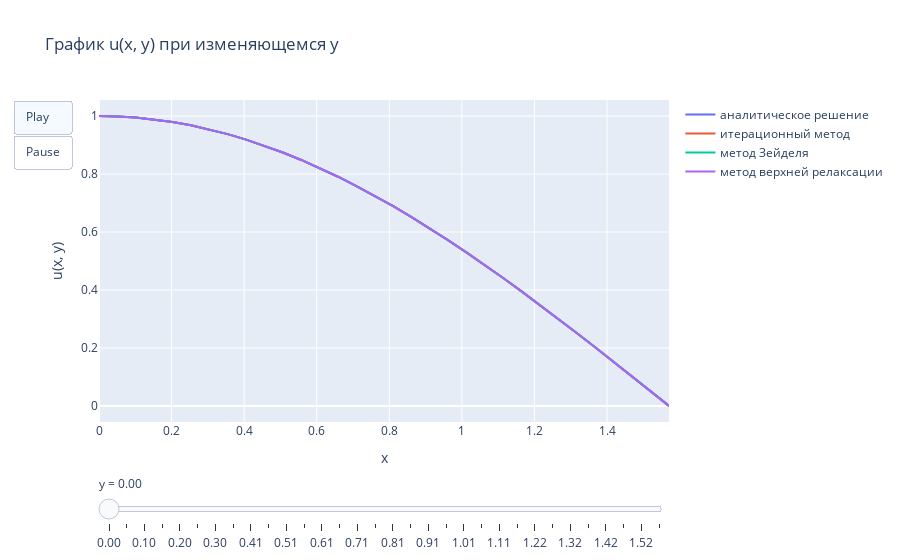
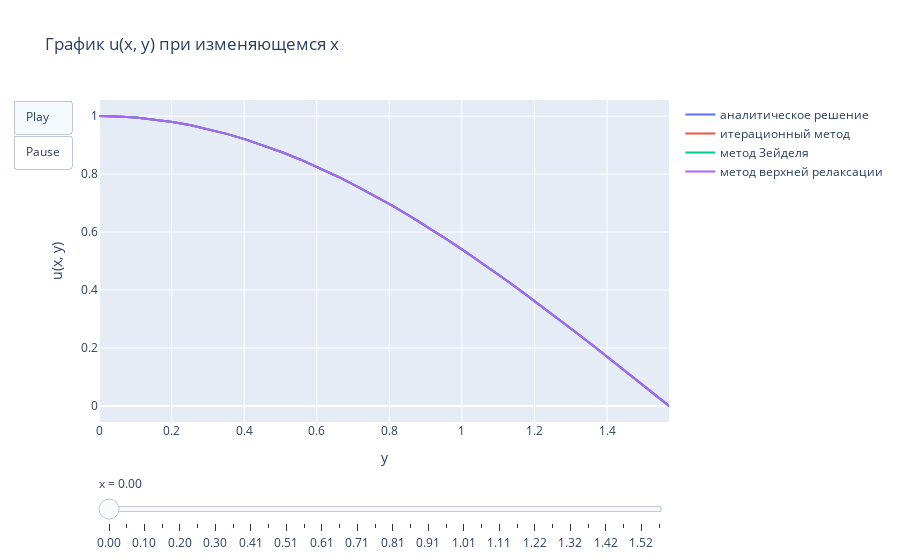
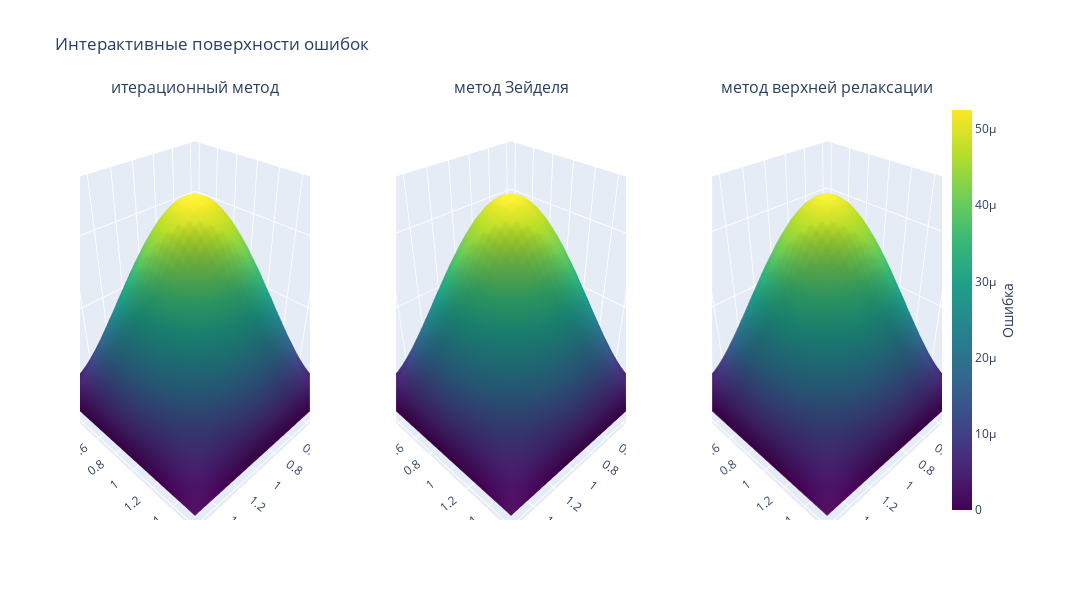

The notebook cell these images were saved under, in order:
### Markdown cell above
## Вывод результата

### Code cell
def performing_a_variant_of_laboratory_work(
    l_1=1,  # Граница по x
    l_2=math.pi / 2,  # Граница по y
    h_x_desired=0.05,  # Желаемый шаг по x
    h_y_desired=0.05,  # Желаемый шаг по y
    a=0,  # Коэффициент перед ∂u/∂x
    b=0,  # Коэффициент перед ∂u/∂y
    c=1,  # Коэффициент перед u
    f=f,  # Источниковый член в выражении ∂²u/∂x² + ∂²u/∂y² + a * ∂u/∂x + b * ∂u/∂y = f
    alpha_1=1,  # Коэффициент перед ∂/∂x u(0, y)
    beta_1=0,  # Коэффициент перед u(0, y)
    alpha_2=1,  # Коэффициент перед ∂/∂x u(l₁, y)
    beta_2=-1,  # Коэффициент перед u(l₁, y)
    alpha_3=0,  # Коэффициент перед ∂/∂y u(x, 0)
    beta_3=1,  # Коэффициент перед u(x, 0)
    alpha_4=0,  # Коэффициент перед ∂/∂y u(x, l₂)
    beta_4=1,  # Коэффициент перед u(x, l₂)
    phi_1=phi_1,  # Граничное условие для 0 по x
    phi_2=phi_2,  # Граничное условие для l₁ по x
    phi_3=phi_3,  # Граничное условие для 0 по y
    phi_4=phi_4,  # Граничное условие для l₂ по y
    cur_init=True,  # флаг управления линейной интерполяции неизвестных компонент
    cur_theta=1.5,  # коэффициент метода верхней релаксации (для получения просто Зейделя нужен коэффициент = 1), в методе простых итераций не используется
    cur_eps=1e-7,  # точность решения
    direction_of_traversing_the_matrix="↘",  # ↘↙↖↗ - всевозможные обходы матрицы
):
    N_x = math.ceil(l_1 / h_x_desired)
    N_y = math.ceil(l_2 / h_y_desired)

    h_x = (l_1 - 0) / (N_x - 1)
    h_y = (l_2 - 0) / (N_y - 1)

    x_begin = 0
    x_end = l_1 + h_x

    y_begin = 0
    y_end = l_2 + h_y

    exact_solution = get_exact_solution(
        x_range=(x_begin, x_end),
        y_range=(y_begin, y_end),
        h_x=h_x,
        h_y=h_y,
    )

    solutions_3 = dict()

    solutions_3["аналитическое решение"] = exact_solution

    print("Итерационный метод:")
    iterative_solution, iterative_iters = diff_scheme(
        x_range=(x_begin, x_end),
        y_range=(y_begin, y_end),
        h_x=h_x,
        h_y=h_y,
        a=a,
        b=b,
        c=c,
        f=f,
        alpha_1=alpha_1,
        beta_1=beta_1,
        alpha_2=alpha_2,
        beta_2=beta_2,
        alpha_3=alpha_3,
        beta_3=beta_3,
        alpha_4=alpha_4,
        beta_4=beta_4,
        phi_1=phi_1,
        phi_2=phi_2,
        phi_3=phi_3,
        phi_4=phi_4,
        method_name="Метод простых итераций",
        initial=cur_init,
        eps=cur_eps,
        direction_of_traversing_the_matrix=direction_of_traversing_the_matrix,
    )

    solutions_3["итерационный метод"] = iterative_solution

    print(f"Модуль максимальной ошибки = {max_abs_error(iterative_solution, exact_solution)}")
    print(f"Модуль средней ошибки = {mean_abs_error(iterative_solution, exact_solution)}")
    print(f"Количество итераций = {iterative_iters}")
    print()

    print("Метод Зейделя:")
    seidel_solution, seidel_iters = diff_scheme(
        x_range=(x_begin, x_end),
        y_range=(y_begin, y_end),
        h_x=h_x,
        h_y=h_y,
        a=a,
        b=b,
        c=c,
        f=f,
        alpha_1=alpha_1,
        beta_1=beta_1,
        alpha_2=alpha_2,
        beta_2=beta_2,
        alpha_3=alpha_3,
        beta_3=beta_3,
        alpha_4=alpha_4,
        beta_4=beta_4,
        phi_1=phi_1,
        phi_2=phi_2,
        phi_3=phi_3,
        phi_4=phi_4,
        method_name="Метод Зейделя",
        initial=cur_init,
        theta=1,
        eps=cur_eps,
        direction_of_traversing_the_matrix=direction_of_traversing_the_matrix,
    )

    solutions_3["метод Зейделя"] = seidel_solution

    print(f"Модуль максимальной ошибки = {max_abs_error(seidel_solution, exact_solution)}")
    print(f"Модуль средней ошибки = {mean_abs_error(seidel_solution, exact_solution)}")
    print(f"Количество итераций = {seidel_iters}")
    print()

    print("Метод верхней релаксации:")
    relaxation_solution, relaxation_iters = diff_scheme(
        x_range=(x_begin, x_end),
        y_range=(y_begin, y_end),
        h_x=h_x,
        h_y=h_y,
        a=a,
        b=b,
        c=c,
        f=f,
        alpha_1=alpha_1,
        beta_1=beta_1,
        alpha_2=alpha_2,
        beta_2=beta_2,
        alpha_3=alpha_3,
        beta_3=beta_3,
        alpha_4=alpha_4,
        beta_4=beta_4,
        phi_1=phi_1,
        phi_2=phi_2,
        phi_3=phi_3,
        phi_4=phi_4,
        method_name="Метод верхней релаксации",
        initial=cur_init,
        theta=cur_theta,
        eps=cur_eps,
        direction_of_traversing_the_matrix=direction_of_traversing_the_matrix,
    )

    solutions_3["метод верхней релаксации"] = relaxation_solution

    print(f"Модуль максимальной ошибки = {max_abs_error(relaxation_solution, exact_solution)}")
    print(f"Модуль средней ошибки = {mean_abs_error(relaxation_solution, exact_solution)}")
    print(f"Количество итераций = {relaxation_iters}")
    print()

    plot_results_by_y_slider(
        solutions=solutions_3,
        x_range=(x_begin, x_end),
        y_range=(y_begin, y_end),
        h_x=h_x,
        h_y=h_y,
    )

    plot_results_by_x_slider(
        solutions=solutions_3,
        x_range=(x_begin, x_end),
        y_range=(y_begin, y_end),
        h_x=h_x,
        h_y=h_y,
    )

    plot_errors_from_y(
        solutions=solutions_3,
        exact_solution_name="аналитическое решение",
        y_range=(y_begin, y_end),
        h_y=h_y,
    )

    plot_errors_from_x(
        solutions=solutions_3,
        exact_solution_name="аналитическое решение",
        x_range=(x_begin, x_end),
        h_x=h_x,
    )

    heatmaps_err(
        solutions=solutions_3,
        exact_solution_name="аналитическое решение",
        x_range=(x_begin, x_end),
        y_range=(y_begin, y_end),
        h_x=h_x,
        h_y=h_y,
    )

    plot_interactive_error_surfaces(
        solutions=solutions_3,
        exact_solution_name="аналитическое решение",
        x_range=(x_begin, x_end),
        y_range=(y_begin, y_end),
        h_x=h_x,
        h_y=h_y,
    )


performing_a_variant_of_laboratory_work(
    l_1=l_1,
    l_2=l_2,
    h_x_desired=h_x_desired,
    h_y_desired=h_y_desired,
    a=a,
    b=b,
    c=c,
    f=f,
    alpha_1=alpha_1,
    beta_1=beta_1,
    alpha_2=alpha_2,
    beta_2=beta_2,
    alpha_3=alpha_3,
    beta_3=beta_3,
    alpha_4=alpha_4,
    beta_4=beta_4,
    phi_1=phi_1,
    phi_2=phi_2,
    phi_3=phi_3,
    phi_4=phi_4,
    cur_init=cur_init,
    cur_theta=cur_theta,
    cur_eps=cur_eps,
    direction_of_traversing_the_matrix=cur_dir,
)

### Figure 1 — Plotly figure (JSON) as saved in the notebook; plotly's stock layout.template omitted (floating-point values rounded to 4 significant figures)
{"data": [{"mode": "lines", "name": "аналитическое решение", "type": "scatter", "x": [0, 0.05067, 0.1013, 0.152, 0.2027, 0.2534, 0.304, 0.3547, 0.4054, 0.456, 0.5067, 0.5574, 0.6081, 0.6587, 0.7094, 0.7601, 0.8107, 0.8614, 0.9121, 0.9627, 1.013, 1.064, 1.115, 1.165, 1.216, 1.267, 1.317, 1.368, 1.419, 1.469, 1.52, 1.571], "y": [1, 0.9987, 0.9949, 0.9885, 0.9795, 0.9681, 0.9541, 0.9378, 0.919, 0.8978, 0.8743, 0.8486, 0.8208, 0.7908, 0.7588, 0.7248, 0.689, 0.6514, 0.6121, 0.5713, 0.529, 0.4853, 0.4404, 0.3944, 0.3473, 0.2994, 0.2507, 0.2013, 0.1514, 0.1012, 0.05065, 6.123e-17]}, {"mode": "lines", "name": "итерационный метод", "type": "scatter", "x": [0, 0.05067, 0.1013, 0.152, 0.2027, 0.2534, 0.304, 0.3547, 0.4054, 0.456, 0.5067, 0.5574, 0.6081, 0.6587, 0.7094, 0.7601, 0.8107, 0.8614, 0.9121, 0.9627, 1.013, 1.064, 1.115, 1.165, 1.216, 1.267, 1.317, 1.368, 1.419, 1.469, 1.52, 1.571], "y": [1, 0.9987, 0.9949, 0.9885, 0.9795, 0.9681, 0.9541, 0.9378, 0.919, 0.8978, 0.8743, 0.8486, 0.8208, 0.7908, 0.7588, 0.7248, 0.689, 0.6514, 0.6121, 0.5713, 0.529, 0.4853, 0.4404, 0.3944, 0.3473, 0.2994, 0.2507, 0.2013, 0.1514, 0.1012, 0.05065, 6.123e-17]}, {"mode": "lines", "name": "метод Зейделя", "type": "scatter", "x": [0, 0.05067, 0.1013, 0.152, 0.2027, 0.2534, 0.304, 0.3547, 0.4054, 0.456, 0.5067, 0.5574, 0.6081, 0.6587, 0.7094, 0.7601, 0.8107, 0.8614, 0.9121, 0.9627, 1.013, 1.064, 1.115, 1.165, 1.216, 1.267, 1.317, 1.368, 1.419, 1.469, 1.52, 1.571], "y": [1, 0.9987, 0.9949, 0.9885, 0.9795, 0.9681, 0.9541, 0.9378, 0.919, 0.8978, 0.8743, 0.8486, 0.8208, 0.7908, 0.7588, 0.7248, 0.689, 0.6514, 0.6121, 0.5713, 0.529, 0.4853, 0.4404, 0.3944, 0.3473, 0.2994, 0.2507, 0.2013, 0.1514, 0.1012, 0.05065, 6.123e-17]}, {"mode": "lines", "name": "метод верхней релаксации", "type": "scatter", "x": [0, 0.05067, 0.1013, 0.152, 0.2027, 0.2534, 0.304, 0.3547, 0.4054, 0.456, 0.5067, 0.5574, 0.6081, 0.6587, 0.7094, 0.7601, 0.8107, 0.8614, 0.9121, 0.9627, 1.013, 1.064, 1.115, 1.165, 1.216, 1.267, 1.317, 1.368, 1.419, 1.469, 1.52, 1.571], "y": [1, 0.9987, 0.9949, 0.9885, 0.9795, 0.9681, 0.9541, 0.9378, 0.919, 0.8978, 0.8743, 0.8486, 0.8208, 0.7908, 0.7588, 0.7248, 0.689, 0.6514, 0.6121, 0.5713, 0.529, 0.4853, 0.4404, 0.3944, 0.3473, 0.2994, 0.2507, 0.2013, 0.1514, 0.1012, 0.05065, 6.123e-17]}], "layout": {"hovermode": "x", "sliders": [{"active": 0, "currentvalue": {"prefix": "y = "}, "pad": {"t": 50}, "steps": [{"args": [["0.0"], {"frame": {"duration": 0, "redraw": true}, "mode": "immediate"}], "label": "0.00", "method": "animate"}, {"args": [["0.050670849251448276"], {"frame": {"duration": 0, "redraw": true}, "mode": "immediate"}], "label": "0.05", "method": "animate"}, {"args": [["0.10134169850289655"], {"frame": {"duration": 0, "redraw": true}, "mode": "immediate"}], "label": "0.10", "method": "animate"}, {"args": [["0.15201254775434483"], {"frame": {"duration": 0, "redraw": true}, "mode": "immediate"}], "label": "0.15", "method": "animate"}, {"args": [["0.2026833970057931"], {"frame": {"duration": 0, "redraw": true}, "mode": "immediate"}], "label": "0.20", "method": "animate"}, {"args": [["0.2533542462572414"], {"frame": {"duration": 0, "redraw": true}, "mode": "immediate"}], "label": "0.25", "method": "animate"}, {"args": [["0.30402509550868967"], {"frame": {"duration": 0, "redraw": true}, "mode": "immediate"}], "label": "0.30", "method": "animate"}, {"args": [["0.35469594476013794"], {"frame": {"duration": 0, "redraw": true}, "mode": "immediate"}], "label": "0.35", "method": "animate"}, {"args": [["0.4053667940115862"], {"frame": {"duration": 0, "redraw": true}, "mode": "immediate"}], "label": "0.41", "method": "animate"}, {"args": [["0.4560376432630345"], {"frame": {"duration": 0, "redraw": true}, "mode": "immediate"}], "label": "0.46", "method": "animate"}, {"args": [["0.5067084925144828"], {"frame": {"duration": 0, "redraw": true}, "mode": "immediate"}], "label": "0.51", "method": "animate"}, {"args": [["0.5573793417659311"], {"frame": {"duration": 0, "redraw": true}, "mode": "immediate"}], "label": "0.56", "method": "animate"}, {"args": [["0.6080501910173793"], {"frame": {"duration": 0, "redraw": true}, "mode": "immediate"}], "label": "0.61", "method": "animate"}, {"args": [["0.6587210402688276"], {"frame": {"duration": 0, "redraw": true}, "mode": "immediate"}], "label": "0.66", "method": "animate"}, {"args": [["0.7093918895202759"], {"frame": {"duration": 0, "redraw": true}, "mode": "immediate"}], "label": "0.71", "method": "animate"}, {"args": [["0.7600627387717241"], {"frame": {"duration": 0, "redraw": true}, "mode": "immediate"}], "label": "0.76", "method": "animate"}, {"args": [["0.8107335880231724"], {"frame": {"duration": 0, "redraw": true}, "mode": "immediate"}], "label": "0.81", "method": "animate"}, {"args": [["0.8614044372746207"], {"frame": {"duration": 0, "redraw": true}, "mode": "immediate"}], "label": "0.86", "method": "animate"}, {"args": [["0.912075286526069"], {"frame": {"duration": 0, "redraw": true}, "mode": "immediate"}], "label": "0.91", "method": "animate"}, {"args": [["0.9627461357775172"], {"frame": {"duration": 0, "redraw": true}, "mode": "immediate"}], "label": "0.96", "method": "animate"}, {"args": [["1.0134169850289656"], {"frame": {"duration": 0, "redraw": true}, "mode": "immediate"}], "label": "1.01", "method": "animate"}, {"args": [["1.0640878342804139"], {"frame": {"duration": 0, "redraw": true}, "mode": "immediate"}], "label": "1.06", "method": "animate"}, {"args": [["1.1147586835318621"], {"frame": {"duration": 0, "redraw": true}, "mode": "immediate"}], "label": "1.11", "method": "animate"}, {"args": [["1.1654295327833104"], {"frame": {"duration": 0, "redraw": true}, "mode": "immediate"}], "label": "1.17", "method": "animate"}, {"args": [["1.2161003820347587"], {"frame": {"duration": 0, "redraw": true}, "mode": "immediate"}], "label": "1.22", "method": "animate"}, {"args": [["1.266771231286207"], {"frame": {"duration": 0, "redraw": true}, "mode": "immediate"}], "label": "1.27", "method": "animate"}, {"args": [["1.3174420805376552"], {"frame": {"duration": 0, "redraw": true}, "mode": "immediate"}], "label": "1.32", "method": "animate"}, {"args": [["1.3681129297891035"], {"frame": {"duration": 0, "redraw": true}, "mode": "immediate"}], "label": "1.37", "method": "animate"}, {"args": [["1.4187837790405518"], {"frame": {"duration": 0, "redraw": true}, "mode": "immediate"}], "label": "1.42", "method": "animate"}, {"args": [["1.469454628292"], {"frame": {"duration": 0, "redraw": true}, "mode": "immediate"}], "label": "1.47", "method": "animate"}, {"args": [["1.5201254775434483"], {"frame": {"duration": 0, "redraw": true}, "mode": "immediate"}], "label": "1.52", "method": "animate"}, {"args": [["1.5707963267948966"], {"frame": {"duration": 0, "redraw": true}, "mode": "immediate"}], "label": "1.57", "method": "animate"}]}], "title": {"text": "График u(x, y) при изменяющемся y"}, "updatemenus": [{"buttons": [{"args": [null, {"frame": {"duration": 500, "redraw": true}, "fromcurrent": true, "mode": "immediate"}], "label": "Play", "method": "animate"}, {"args": [[null], {"frame": {"duration": 0, "redraw": true}, "mode": "immediate"}], "label": "Pause", "method": "animate"}], "type": "buttons"}], "xaxis": {"title": {"text": "x"}}, "yaxis": {"title": {"text": "u(x, y)"}}}}

### Figure 2 — Plotly figure (JSON) as saved in the notebook; plotly's stock layout.template omitted (floating-point values rounded to 4 significant figures)
{"data": [{"mode": "lines", "name": "аналитическое решение", "type": "scatter", "x": [0, 0.05067, 0.1013, 0.152, 0.2027, 0.2534, 0.304, 0.3547, 0.4054, 0.456, 0.5067, 0.5574, 0.6081, 0.6587, 0.7094, 0.7601, 0.8107, 0.8614, 0.9121, 0.9627, 1.013, 1.064, 1.115, 1.165, 1.216, 1.267, 1.317, 1.368, 1.419, 1.469, 1.52, 1.571], "y": [1, 0.9987, 0.9949, 0.9885, 0.9795, 0.9681, 0.9541, 0.9378, 0.919, 0.8978, 0.8743, 0.8486, 0.8208, 0.7908, 0.7588, 0.7248, 0.689, 0.6514, 0.6121, 0.5713, 0.529, 0.4853, 0.4404, 0.3944, 0.3473, 0.2994, 0.2507, 0.2013, 0.1514, 0.1012, 0.05065, 6.123e-17]}, {"mode": "lines", "name": "итерационный метод", "type": "scatter", "x": [0, 0.05067, 0.1013, 0.152, 0.2027, 0.2534, 0.304, 0.3547, 0.4054, 0.456, 0.5067, 0.5574, 0.6081, 0.6587, 0.7094, 0.7601, 0.8107, 0.8614, 0.9121, 0.9627, 1.013, 1.064, 1.115, 1.165, 1.216, 1.267, 1.317, 1.368, 1.419, 1.469, 1.52, 1.571], "y": [1, 0.9987, 0.9949, 0.9885, 0.9795, 0.9681, 0.9541, 0.9378, 0.919, 0.8978, 0.8743, 0.8486, 0.8208, 0.7908, 0.7588, 0.7248, 0.689, 0.6514, 0.6121, 0.5713, 0.529, 0.4853, 0.4404, 0.3944, 0.3473, 0.2994, 0.2507, 0.2013, 0.1514, 0.1012, 0.05065, 0]}, {"mode": "lines", "name": "метод Зейделя", "type": "scatter", "x": [0, 0.05067, 0.1013, 0.152, 0.2027, 0.2534, 0.304, 0.3547, 0.4054, 0.456, 0.5067, 0.5574, 0.6081, 0.6587, 0.7094, 0.7601, 0.8107, 0.8614, 0.9121, 0.9627, 1.013, 1.064, 1.115, 1.165, 1.216, 1.267, 1.317, 1.368, 1.419, 1.469, 1.52, 1.571], "y": [1, 0.9987, 0.9949, 0.9885, 0.9795, 0.9681, 0.9541, 0.9378, 0.919, 0.8978, 0.8743, 0.8486, 0.8208, 0.7908, 0.7588, 0.7248, 0.689, 0.6514, 0.6121, 0.5713, 0.529, 0.4853, 0.4404, 0.3944, 0.3473, 0.2994, 0.2507, 0.2013, 0.1514, 0.1012, 0.05065, 0]}, {"mode": "lines", "name": "метод верхней релаксации", "type": "scatter", "x": [0, 0.05067, 0.1013, 0.152, 0.2027, 0.2534, 0.304, 0.3547, 0.4054, 0.456, 0.5067, 0.5574, 0.6081, 0.6587, 0.7094, 0.7601, 0.8107, 0.8614, 0.9121, 0.9627, 1.013, 1.064, 1.115, 1.165, 1.216, 1.267, 1.317, 1.368, 1.419, 1.469, 1.52, 1.571], "y": [1, 0.9987, 0.9949, 0.9885, 0.9795, 0.9681, 0.9541, 0.9378, 0.919, 0.8978, 0.8743, 0.8486, 0.8208, 0.7908, 0.7588, 0.7248, 0.689, 0.6514, 0.6121, 0.5713, 0.529, 0.4853, 0.4404, 0.3944, 0.3473, 0.2994, 0.2507, 0.2013, 0.1514, 0.1012, 0.05065, 0]}], "layout": {"hovermode": "x", "sliders": [{"active": 0, "currentvalue": {"prefix": "x = "}, "pad": {"t": 50}, "steps": [{"args": [["0.0"], {"frame": {"duration": 0, "redraw": true}, "mode": "immediate"}], "label": "0.00", "method": "animate"}, {"args": [["0.050670849251448276"], {"frame": {"duration": 0, "redraw": true}, "mode": "immediate"}], "label": "0.05", "method": "animate"}, {"args": [["0.10134169850289655"], {"frame": {"duration": 0, "redraw": true}, "mode": "immediate"}], "label": "0.10", "method": "animate"}, {"args": [["0.15201254775434483"], {"frame": {"duration": 0, "redraw": true}, "mode": "immediate"}], "label": "0.15", "method": "animate"}, {"args": [["0.2026833970057931"], {"frame": {"duration": 0, "redraw": true}, "mode": "immediate"}], "label": "0.20", "method": "animate"}, {"args": [["0.2533542462572414"], {"frame": {"duration": 0, "redraw": true}, "mode": "immediate"}], "label": "0.25", "method": "animate"}, {"args": [["0.30402509550868967"], {"frame": {"duration": 0, "redraw": true}, "mode": "immediate"}], "label": "0.30", "method": "animate"}, {"args": [["0.35469594476013794"], {"frame": {"duration": 0, "redraw": true}, "mode": "immediate"}], "label": "0.35", "method": "animate"}, {"args": [["0.4053667940115862"], {"frame": {"duration": 0, "redraw": true}, "mode": "immediate"}], "label": "0.41", "method": "animate"}, {"args": [["0.4560376432630345"], {"frame": {"duration": 0, "redraw": true}, "mode": "immediate"}], "label": "0.46", "method": "animate"}, {"args": [["0.5067084925144828"], {"frame": {"duration": 0, "redraw": true}, "mode": "immediate"}], "label": "0.51", "method": "animate"}, {"args": [["0.5573793417659311"], {"frame": {"duration": 0, "redraw": true}, "mode": "immediate"}], "label": "0.56", "method": "animate"}, {"args": [["0.6080501910173793"], {"frame": {"duration": 0, "redraw": true}, "mode": "immediate"}], "label": "0.61", "method": "animate"}, {"args": [["0.6587210402688276"], {"frame": {"duration": 0, "redraw": true}, "mode": "immediate"}], "label": "0.66", "method": "animate"}, {"args": [["0.7093918895202759"], {"frame": {"duration": 0, "redraw": true}, "mode": "immediate"}], "label": "0.71", "method": "animate"}, {"args": [["0.7600627387717241"], {"frame": {"duration": 0, "redraw": true}, "mode": "immediate"}], "label": "0.76", "method": "animate"}, {"args": [["0.8107335880231724"], {"frame": {"duration": 0, "redraw": true}, "mode": "immediate"}], "label": "0.81", "method": "animate"}, {"args": [["0.8614044372746207"], {"frame": {"duration": 0, "redraw": true}, "mode": "immediate"}], "label": "0.86", "method": "animate"}, {"args": [["0.912075286526069"], {"frame": {"duration": 0, "redraw": true}, "mode": "immediate"}], "label": "0.91", "method": "animate"}, {"args": [["0.9627461357775172"], {"frame": {"duration": 0, "redraw": true}, "mode": "immediate"}], "label": "0.96", "method": "animate"}, {"args": [["1.0134169850289656"], {"frame": {"duration": 0, "redraw": true}, "mode": "immediate"}], "label": "1.01", "method": "animate"}, {"args": [["1.0640878342804139"], {"frame": {"duration": 0, "redraw": true}, "mode": "immediate"}], "label": "1.06", "method": "animate"}, {"args": [["1.1147586835318621"], {"frame": {"duration": 0, "redraw": true}, "mode": "immediate"}], "label": "1.11", "method": "animate"}, {"args": [["1.1654295327833104"], {"frame": {"duration": 0, "redraw": true}, "mode": "immediate"}], "label": "1.17", "method": "animate"}, {"args": [["1.2161003820347587"], {"frame": {"duration": 0, "redraw": true}, "mode": "immediate"}], "label": "1.22", "method": "animate"}, {"args": [["1.266771231286207"], {"frame": {"duration": 0, "redraw": true}, "mode": "immediate"}], "label": "1.27", "method": "animate"}, {"args": [["1.3174420805376552"], {"frame": {"duration": 0, "redraw": true}, "mode": "immediate"}], "label": "1.32", "method": "animate"}, {"args": [["1.3681129297891035"], {"frame": {"duration": 0, "redraw": true}, "mode": "immediate"}], "label": "1.37", "method": "animate"}, {"args": [["1.4187837790405518"], {"frame": {"duration": 0, "redraw": true}, "mode": "immediate"}], "label": "1.42", "method": "animate"}, {"args": [["1.469454628292"], {"frame": {"duration": 0, "redraw": true}, "mode": "immediate"}], "label": "1.47", "method": "animate"}, {"args": [["1.5201254775434483"], {"frame": {"duration": 0, "redraw": true}, "mode": "immediate"}], "label": "1.52", "method": "animate"}, {"args": [["1.5707963267948966"], {"frame": {"duration": 0, "redraw": true}, "mode": "immediate"}], "label": "1.57", "method": "animate"}]}], "title": {"text": "График u(x, y) при изменяющемся x"}, "updatemenus": [{"buttons": [{"args": [null, {"frame": {"duration": 500, "redraw": true}, "fromcurrent": true, "mode": "immediate"}], "label": "Play", "method": "animate"}, {"args": [[null], {"frame": {"duration": 0, "redraw": true}, "mode": "immediate"}], "label": "Pause", "method": "animate"}], "type": "buttons"}], "xaxis": {"title": {"text": "y"}}, "yaxis": {"title": {"text": "u(x, y)"}}}}

### Figure 3 — Plotly figure (JSON) as saved in the notebook; plotly's stock layout.template omitted (floating-point values rounded to 4 significant figures; data arrays with more than 128 entries replaced by an {"elided": "..."} marker saying what was removed)
{"data": [{"cmax": 5.247e-05, "cmin": -6.123e-17, "colorscale": [[0, "#440154"], [0.1111, "#482878"], [0.2222, "#3e4989"], [0.3333, "#31688e"], [0.4444, "#26828e"], [0.5556, "#1f9e89"], [0.6667, "#35b779"], [0.7778, "#6ece58"], [0.8889, "#b5de2b"], [1, "#fde725"]], "scene": "scene", "showscale": false, "type": "surface", "x": {"elided": "32x32 float values"}, "y": {"elided": "32x32 float values"}, "z": {"elided": "32x32 float values"}}, {"cmax": 5.247e-05, "cmin": -6.123e-17, "colorscale": [[0, "#440154"], [0.1111, "#482878"], [0.2222, "#3e4989"], [0.3333, "#31688e"], [0.4444, "#26828e"], [0.5556, "#1f9e89"], [0.6667, "#35b779"], [0.7778, "#6ece58"], [0.8889, "#b5de2b"], [1, "#fde725"]], "scene": "scene2", "showscale": false, "type": "surface", "x": {"elided": "32x32 float values"}, "y": {"elided": "32x32 float values"}, "z": {"elided": "32x32 float values"}}, {"cmax": 5.247e-05, "cmin": -6.123e-17, "colorbar": {"thickness": 20, "title": {"font": {"size": 14}, "side": "right", "text": "Ошибка"}, "x": 1}, "colorscale": [[0, "#440154"], [0.1111, "#482878"], [0.2222, "#3e4989"], [0.3333, "#31688e"], [0.4444, "#26828e"], [0.5556, "#1f9e89"], [0.6667, "#35b779"], [0.7778, "#6ece58"], [0.8889, "#b5de2b"], [1, "#fde725"]], "scene": "scene3", "showscale": true, "type": "surface", "x": {"elided": "32x32 float values"}, "y": {"elided": "32x32 float values"}, "z": {"elided": "32x32 float values"}}], "layout": {"annotations": [{"font": {"size": 16}, "showarrow": false, "text": "итерационный метод", "x": 0.1333, "xanchor": "center", "xref": "paper", "y": 1, "yanchor": "bottom", "yref": "paper"}, {"font": {"size": 16}, "showarrow": false, "text": "метод Зейделя", "x": 0.5, "xanchor": "center", "xref": "paper", "y": 1, "yanchor": "bottom", "yref": "paper"}, {"font": {"size": 16}, "showarrow": false, "text": "метод верхней релаксации", "x": 0.8667, "xanchor": "center", "xref": "paper", "y": 1, "yanchor": "bottom", "yref": "paper"}], "height": 600, "margin": {"r": 150}, "scene": {"domain": {"x": [0, 0.2667], "y": [0, 1]}}, "scene2": {"domain": {"x": [0.3667, 0.6333], "y": [0, 1]}}, "scene3": {"domain": {"x": [0.7333, 1], "y": [0, 1]}}, "title": {"text": "Интерактивные поверхности ошибок"}, "width": 1800}}
